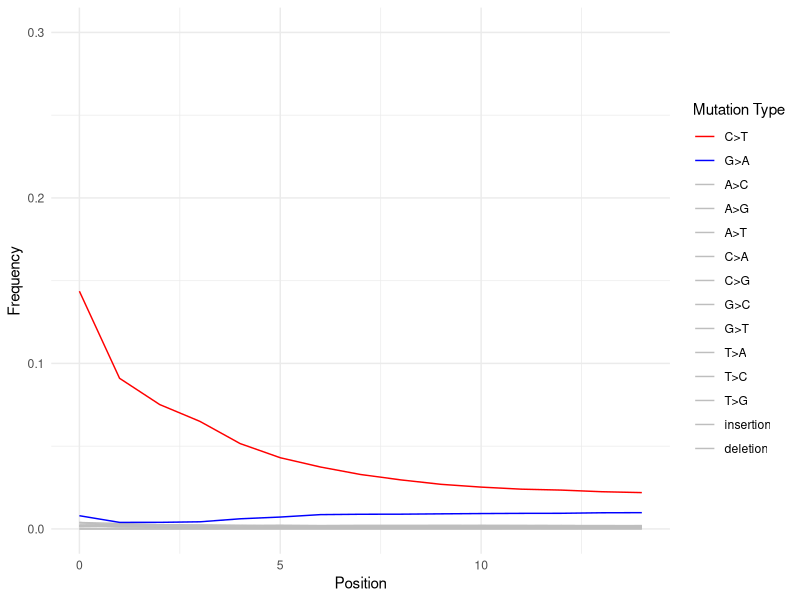

Write R code to recreate this figure.
## ---- chunk 1
#| label: fig-double-stranded
#| fig-cap: Example of a smiley plot of a double stranded DNA library. Data taken from [@Star2017-cj]. Damage data calculated using [DamageProfiler](/intro.qmd) and plotted using R and ggplot2.
#| echo: false
#| warning: false
#| error: false

library(readr)
library(tidyr)
library(dplyr)
library(ggplot2)

type_colours <- c("C>T" = "red", "G>A" = "blue", "A>C" = "grey", "A>G" = "grey", "A>T" = "grey", "C>A" = "grey", "C>G" = "grey", "G>C" = "grey", "G>T" = "grey", "T>A" = "grey", "T>C" = "grey",	"T>G" = "grey", "insertion" = "grey", "deletion" = "grey")

raw_double_stranded <- readr::read_tsv("assets/data/double-stranded.txt", comment = "#")

long_double_stranded <- raw_double_stranded %>%   
    rename(insertion = `->ACGT`, deletion = `ACGT>-`, Position = Pos) %>%
    pivot_longer(contains(c(">", "insertion", "deletion")), names_to = "Mutation Type", values_to = "Frequency") %>%
    mutate(`Mutation Type` = factor(`Mutation Type`, levels = rev(names(type_colours))))

ggplot(long_double_stranded, aes(x = Position, y = Frequency, colour = `Mutation Type`)) +
    geom_line() +
    ylim(0, 0.30) +
    scale_colour_manual(values = type_colours, guide = guide_legend(reverse = TRUE)) +
    theme_minimal()

